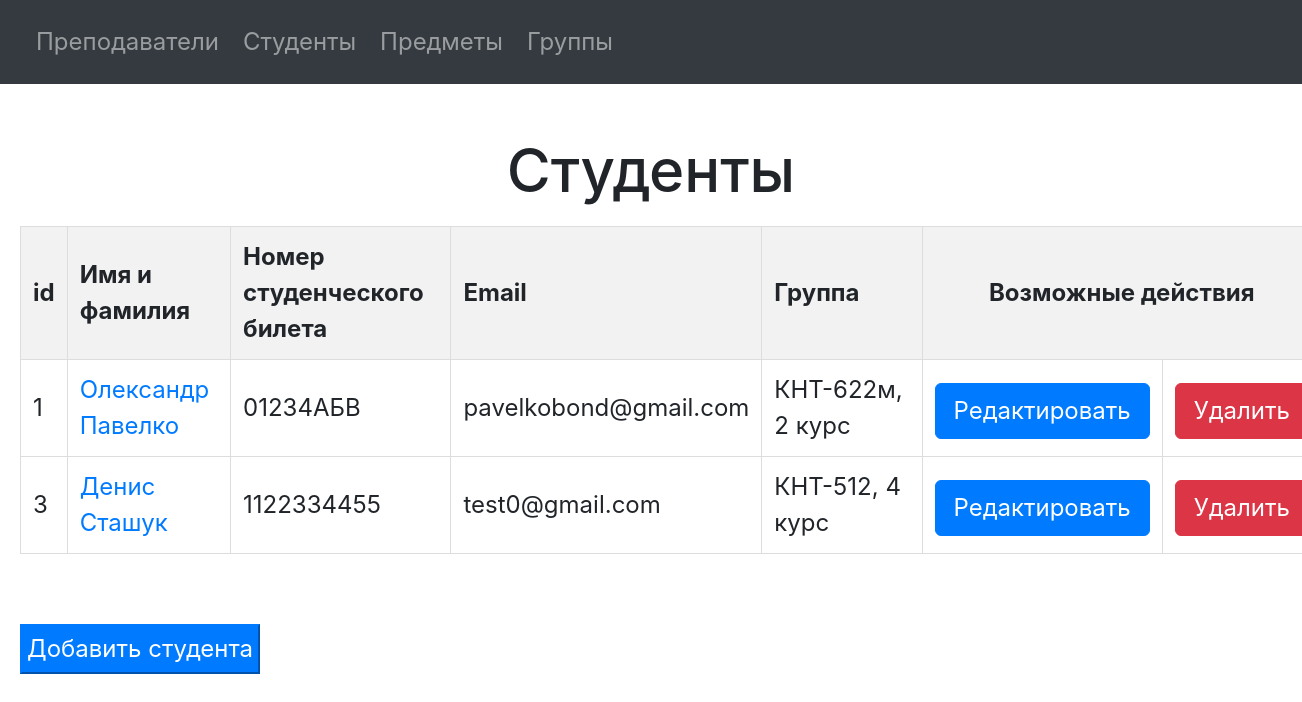
/students/, run on an earlier commit of the app's database.
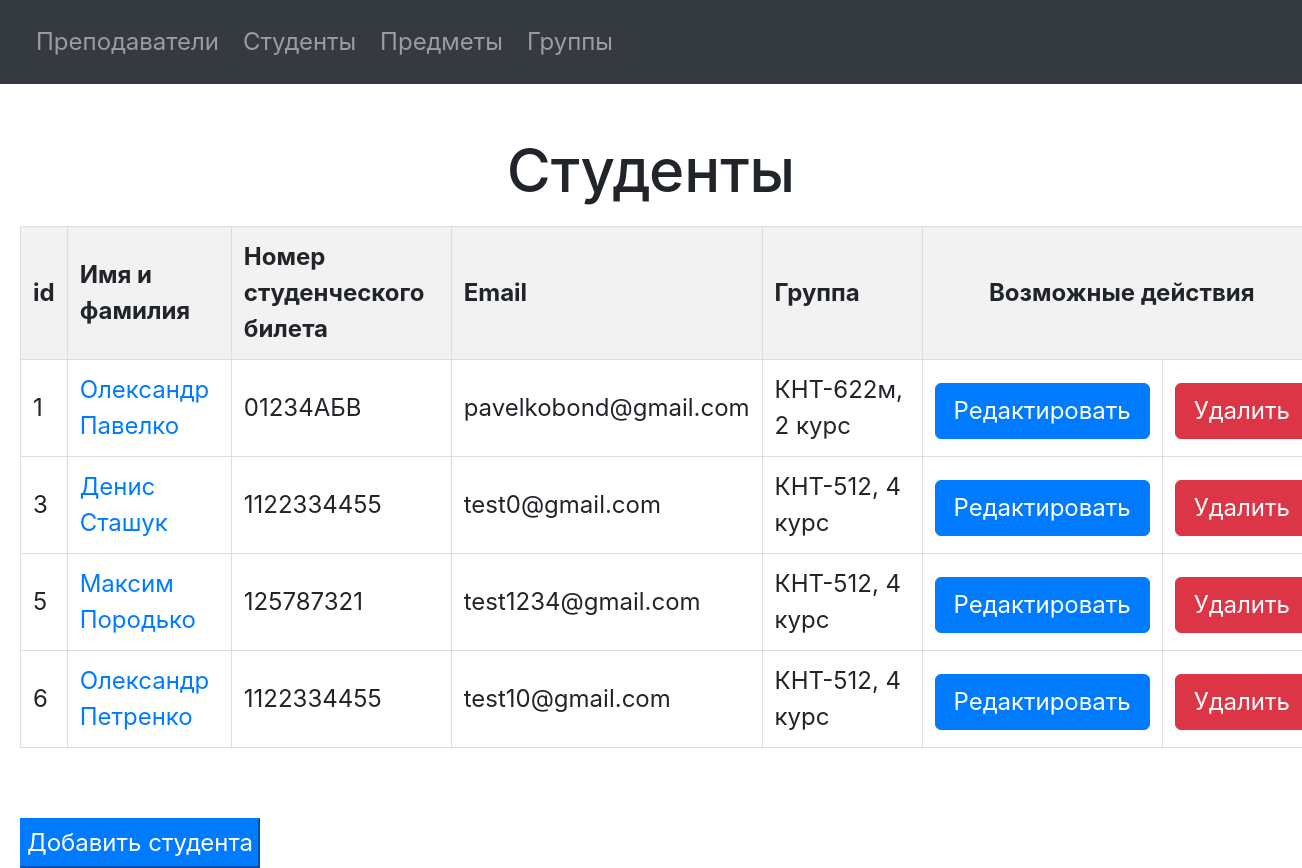
And on a later commit of the database.
### university/models.py (models this page shows, shortened)
class Student(models.Model):
    first_name = models.CharField(max_length=20, verbose_name="Имя")
    last_name = models.CharField(max_length=20, verbose_name="Фамилия")
    ticket_number = models.CharField(max_length=15, verbose_name="№ студенческого билета")
    email = models.EmailField(max_length=30, verbose_name="Email студента")
    group = models.ForeignKey(to=Group, related_name="students", on_delete=models.CASCADE, verbose_name="Группа")
    class Meta:
        verbose_name = "Студент"
        verbose_name_plural = "Студенты"

class Group(models.Model):
    title = models.CharField(max_length=10, verbose_name="Название группы")
    course = models.IntegerField(choices=COURSE_CHOICES, verbose_name="Курс обучения")
    class Meta:
        verbose_name = "Группа"
        verbose_name_plural = "Группы"
    def __str__(self):
        return f'{self.title}, {self.course} курс'

### university/views.py (the view)
# urls.py: path('students/', get_students, name='get_students'),
def get_students(request):
    students = Student.objects.all()
    context = {
        'students': students,
    }
    return render(request, "student/view_students.html", context)

### templates/student/view_students.html (shortened to what this page needs)
{% include "navigation.html" %}
<!DOCTYPE html>
<html lang="en">
<head>
</head>
<body>
<h1>Студенты</h1>
<table border="1px solid black">
    <thead>
    <tr>
        <th>id</th>
        <th>Имя и фамилия</th>
        <th>Номер студенческого билета</th>
        <th>Email</th>
        <th>Группа</th>
        <th colspan="2" style="text-align: center">Возможные действия</th>
    </tr>
    </thead>
    <tbody>
    {% for student in students %}
        <tr>
            <td>{{ student.id }}</td>
            <td><a href="/student/{{ student.id }}">{{ student.first_name }} {{ student.last_name }}</a></td>
            <td>{{ student.ticket_number }}</td>
            <td>{{ student.email }}</td>
            <td>{{ student.group }}</td>
            <td>
                <form action="/student/{{ student.id }}/edit">
                    <button class="btn btn-primary">Редактировать</button>
                </form>
            </td>
            <td>
                <form action="/student/{{ student.id }}/delete">
                    <button class="btn btn-danger">Удалить</button>
                </form>
            </td>
        </tr>
    {% endfor %}
    </tbody>
</table>
<form action="/student/add" style="margin-top: 50px; margin-left: 10px">
    <button type="submit" class="btn-primary btn-submit">Добавить студента</button>
</form>
</body>
</html>

### templates/navigation.html (shortened to what this page needs)
{% load static %}
<!DOCTYPE html>
<html lang="en">
<head>
    <link href="https://cdn.jsdelivr.net/npm/bootstrap@5.3.2/dist/css/bootstrap.min.css" rel="stylesheet"
>
    <link rel="stylesheet" href="https://cdn.jsdelivr.net/npm/bootstrap@4.0.0/dist/css/bootstrap.min.css"
>
    <link rel="stylesheet" href="{% static 'style.css' %}">
</head>
<body>
<nav class="navbar navbar-expand-lg navbar-dark bg-dark">
    <div class="collapse navbar-collapse" id="navbarNav">
        <ul class="navbar-nav">
            <li class="nav-item">
                <a class="nav-link" href="/teachers">Преподаватели </a>
            </li>
            <li class="nav-item ">
                <a class="nav-link" href="/students">Студенты</a>
            </li>
            <li class="nav-item">
                <a class="nav-link" href="/subjects">Предметы</a>
            </li>
            <li class="nav-item">
                <a class="nav-link" href="/groups">Группы</a>
            </li>
        </ul>
    </div>
</nav>
</body>
</html>

### university/static/style.css (style rules this page uses)
* { font-size: 24px; }
.btn-submit { margin-top: 20px; margin-left: 10px; }
h1 { margin-top: 50px; text-align: center; }
table { width: 100%; max-width: 1600px; border-collapse: collapse; margin: 20px; background-color: #fff; }
th, td { border: 1px solid #ddd; padding: 12px; text-align: left; }
th { background-color: #f2f2f2; }
button { margin-top: 5px; padding: 5px; }

What changed in the data, as far as the page shows it:
added Student: id "5", first_name "Максим", last_name "Породько", ticket_number "125787321", email "test1234@gmail.com", group "КНТ-512, 4 курс"
added Student: id "6", first_name "Олександр", last_name "Петренко", ticket_number "1122334455", email "test10@gmail.com", group "КНТ-512, 4 курс"
